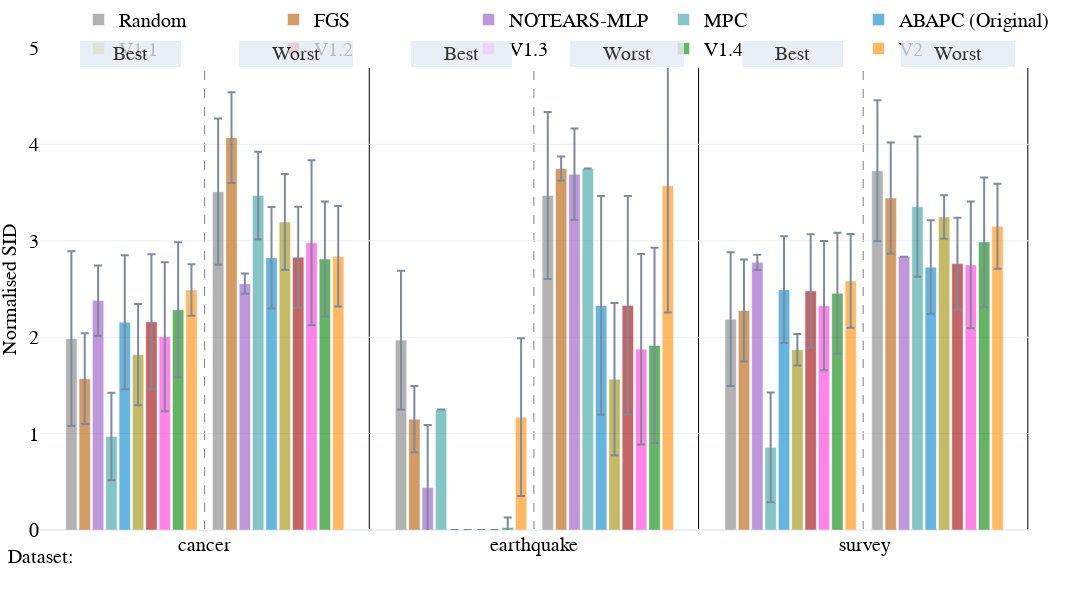

This figure's notebook cell:
### Code cell
double_bar_chart_plotly(v1_bn_plot_data, 
                        names_dict,
                        colors_dict,
                        methods=methods,
                        dist_between_lines=0.1565,
                        lin_space=6,
                        nl_space=6,
                        intra_dis = 0.161,
                        inter_dis = 0.174,
                        start_pos = 0.04,
                            width=1300,
                            height=600,
                            range_y1=(0, 5),
                            range_y2=(0, 5))

### Figure 1 — Plotly figure (JSON) as saved in the notebook; plotly's stock layout.template omitted (floating-point values rounded to 4 significant figures)
{"data": [{"error_y": {"array": [0.9069, 0.719, 0.6939], "type": "data", "visible": true}, "marker": {"color": "grey"}, "name": "Random", "offsetgroup": "0", "opacity": 0.6, "showlegend": true, "type": "bar", "x": ["cancer", "earthquake", "survey"], "y": [1.985, 1.97, 2.187], "yaxis": "y"}, {"error_y": {"array": [0.4712, 0.3426, 0.5288], "type": "data", "visible": true}, "marker": {"color": "#b85c00"}, "name": "FGS", "offsetgroup": "1", "opacity": 0.6, "showlegend": true, "type": "bar", "x": ["cancer", "earthquake", "survey"], "y": [1.57, 1.15, 2.277], "yaxis": "y"}, {"error_y": {"array": [0.3651, 0.6479, 0.07975], "type": "data", "visible": true}, "marker": {"color": "#9454c4"}, "name": "NOTEARS-MLP", "offsetgroup": "2", "opacity": 0.6, "showlegend": true, "type": "bar", "x": ["cancer", "earthquake", "survey"], "y": [2.38, 0.44, 2.777], "yaxis": "y"}, {"error_y": {"array": [0.4536, 0.0, 0.5685], "type": "data", "visible": true}, "marker": {"color": "#379f9f"}, "name": "MPC", "offsetgroup": "3", "opacity": 0.6, "showlegend": true, "type": "bar", "x": ["cancer", "earthquake", "survey"], "y": [0.97, 1.25, 0.8567], "yaxis": "y"}, {"error_y": {"array": [0.696, 0.0, 0.5532], "type": "data", "visible": true}, "marker": {"color": "#0085CA"}, "name": "ABAPC (Original)", "offsetgroup": "4", "opacity": 0.6, "showlegend": true, "type": "bar", "x": ["cancer", "earthquake", "survey"], "y": [2.155, 0.0, 2.493], "yaxis": "y"}, {"error_y": {"array": [0.525, 0.0, 0.1625], "type": "data", "visible": true}, "marker": {"color": "#9F8D00"}, "name": "V1.1", "offsetgroup": "5", "opacity": 0.6, "showlegend": true, "type": "bar", "x": ["cancer", "earthquake", "survey"], "y": [1.82, 0.0, 1.87], "yaxis": "y"}, {"error_y": {"array": [0.6994, 0.0, 0.5887], "type": "data", "visible": true}, "marker": {"color": "#9E0000"}, "name": "V1.2", "offsetgroup": "6", "opacity": 0.6, "showlegend": true, "type": "bar", "x": ["cancer", "earthquake", "survey"], "y": [2.16, 0.0, 2.48], "yaxis": "y"}, {"error_y": {"array": [0.7734, 0.0, 0.67], "type": "data", "visible": true}, "marker": {"color": "#ff34da"}, "name": "V1.3", "offsetgroup": "7", "opacity": 0.6, "showlegend": true, "type": "bar", "x": ["cancer", "earthquake", "survey"], "y": [2.005, 0.0, 2.327], "yaxis": "y"}, {"error_y": {"array": [0.6999, 0.1041, 0.6271], "type": "data", "visible": true}, "marker": {"color": "#008100"}, "name": "V1.4 ", "offsetgroup": "8", "opacity": 0.6, "showlegend": true, "type": "bar", "x": ["cancer", "earthquake", "survey"], "y": [2.285, 0.025, 2.457], "yaxis": "y"}, {"error_y": {"array": [0.2671, 0.8182, 0.4859], "type": "data", "visible": true}, "marker": {"color": "#ff8c00"}, "name": "V2", "offsetgroup": "9", "opacity": 0.6, "showlegend": true, "type": "bar", "x": ["cancer", "earthquake", "survey"], "y": [2.49, 1.17, 2.583], "yaxis": "y"}, {"marker": {"color": "white"}, "name": "", "offsetgroup": "10", "opacity": 1, "showlegend": false, "type": "bar", "x": ["cancer", "earthquake", "survey"], "y": [0.0, 0.0, 0.0]}, {"error_y": {"array": [0.7575, 0.8655, 0.7314], "type": "data", "visible": true}, "marker": {"color": "grey"}, "name": "Random", "offsetgroup": "11", "opacity": 0.6, "showlegend": false, "type": "bar", "x": ["cancer", "earthquake", "survey"], "y": [3.51, 3.47, 3.727], "yaxis": "y2"}, {"error_y": {"array": [0.4712, 0.1237, 0.577], "type": "data", "visible": true}, "marker": {"color": "#b85c00"}, "name": "FGS", "offsetgroup": "12", "opacity": 0.6, "showlegend": false, "type": "bar", "x": ["cancer", "earthquake", "survey"], "y": [4.07, 3.75, 3.443], "yaxis": "y2"}, {"error_y": {"array": [0.1046, 0.4753, 0.0], "type": "data", "visible": true}, "marker": {"color": "#9454c4"}, "name": "NOTEARS-MLP", "offsetgroup": "13", "opacity": 0.6, "showlegend": false, "type": "bar", "x": ["cancer", "earthquake", "survey"], "y": [2.555, 3.69, 2.833], "yaxis": "y2"}, {"error_y": {"array": [0.4536, 0.0, 0.7274], "type": "data", "visible": true}, "marker": {"color": "#379f9f"}, "name": "MPC", "offsetgroup": "14", "opacity": 0.6, "showlegend": false, "type": "bar", "x": ["cancer", "earthquake", "survey"], "y": [3.47, 3.75, 3.353], "yaxis": "y2"}, {"error_y": {"array": [0.5255, 1.136, 0.4853], "type": "data", "visible": true}, "marker": {"color": "#0085CA"}, "name": "ABAPC (Original)", "offsetgroup": "15", "opacity": 0.6, "showlegend": false, "type": "bar", "x": ["cancer", "earthquake", "survey"], "y": [2.825, 2.33, 2.727], "yaxis": "y2"}, {"error_y": {"array": [0.4982, 0.7886, 0.2265], "type": "data", "visible": true}, "marker": {"color": "#9F8D00"}, "name": "V1.1", "offsetgroup": "16", "opacity": 0.6, "showlegend": false, "type": "bar", "x": ["cancer", "earthquake", "survey"], "y": [3.195, 1.565, 3.247], "yaxis": "y2"}, {"error_y": {"array": [0.5235, 1.136, 0.4751], "type": "data", "visible": true}, "marker": {"color": "#9E0000"}, "name": "V1.2", "offsetgroup": "17", "opacity": 0.6, "showlegend": false, "type": "bar", "x": ["cancer", "earthquake", "survey"], "y": [2.83, 2.33, 2.763], "yaxis": "y2"}, {"error_y": {"array": [0.8554, 0.9875, 0.6575], "type": "data", "visible": true}, "marker": {"color": "#ff34da"}, "name": "V1.3", "offsetgroup": "18", "opacity": 0.6, "showlegend": false, "type": "bar", "x": ["cancer", "earthquake", "survey"], "y": [2.98, 1.875, 2.75], "yaxis": "y2"}, {"error_y": {"array": [0.5967, 1.013, 0.6708], "type": "data", "visible": true}, "marker": {"color": "#008100"}, "name": "V1.4 ", "offsetgroup": "19", "opacity": 0.6, "showlegend": false, "type": "bar", "x": ["cancer", "earthquake", "survey"], "y": [2.81, 1.915, 2.987], "yaxis": "y2"}, {"error_y": {"array": [0.5219, 1.314, 0.4406], "type": "data", "visible": true}, "marker": {"color": "#ff8c00"}, "name": "V2", "offsetgroup": "20", "opacity": 0.6, "showlegend": false, "type": "bar", "x": ["cancer", "earthquake", "survey"], "y": [2.84, 3.57, 3.15], "yaxis": "y2"}], "layout": {"annotations": [{"font": {"color": "Black", "family": "Serif", "size": 20}, "showarrow": false, "text": "Dataset:", "x": 0, "xanchor": "center", "xref": "paper", "y": -0.08, "yanchor": "bottom", "yref": "paper"}, {"bgcolor": "#E5ECF6", "bordercolor": "#E5ECF6", "borderwidth": 2, "font": {"color": "black", "size": 20}, "opacity": 0.8, "showarrow": false, "text": "      Best      ", "x": 0.04, "xanchor": "left", "xref": "x domain", "y": 1.015, "yref": "y domain"}, {"bgcolor": "#E5ECF6", "bordercolor": "#E5ECF6", "borderwidth": 2, "font": {"color": "black", "size": 20}, "opacity": 0.8, "showarrow": false, "text": "      Worst      ", "x": 0.201, "xanchor": "left", "xref": "x domain", "y": 1.015, "yref": "y domain"}, {"bgcolor": "#E5ECF6", "bordercolor": "#E5ECF6", "borderwidth": 2, "font": {"color": "black", "size": 20}, "opacity": 0.8, "showarrow": false, "text": "      Best      ", "x": 0.375, "xanchor": "left", "xref": "x domain", "y": 1.015, "yref": "y domain"}, {"bgcolor": "#E5ECF6", "bordercolor": "#E5ECF6", "borderwidth": 2, "font": {"color": "black", "size": 20}, "opacity": 0.8, "showarrow": false, "text": "      Worst      ", "x": 0.536, "xanchor": "left", "xref": "x domain", "y": 1.015, "yref": "y domain"}, {"bgcolor": "#E5ECF6", "bordercolor": "#E5ECF6", "borderwidth": 2, "font": {"color": "black", "size": 20}, "opacity": 0.8, "showarrow": false, "text": "      Best      ", "x": 0.71, "xanchor": "left", "xref": "x domain", "y": 1.015, "yref": "y domain"}, {"bgcolor": "#E5ECF6", "bordercolor": "#E5ECF6", "borderwidth": 2, "font": {"color": "black", "size": 20}, "opacity": 0.8, "showarrow": false, "text": "      Worst      ", "x": 0.871, "xanchor": "left", "xref": "x domain", "y": 1.015, "yref": "y domain"}], "bargap": 0.15, "bargroupgap": 0.15, "barmode": "group", "font": {"color": "black", "family": "Serif", "size": 20}, "height": 600, "hovermode": "x unified", "legend": {"orientation": "h", "x": 0.5, "xanchor": "center", "y": 1.1, "yanchor": "top"}, "margin": {"b": 70, "l": 40, "r": 0, "t": 20}, "shapes": [{"layer": "below", "line": {"color": "grey", "dash": "dash", "width": 1}, "type": "line", "x0": 0.1565, "x1": 0.1565, "xref": "paper", "y0": 0, "y1": 1, "yref": "paper"}, {"layer": "below", "line": {"color": "black", "dash": "solid", "width": 1}, "type": "line", "x0": 0.313, "x1": 0.313, "xref": "paper", "y0": 0, "y1": 1, "yref": "paper"}, {"layer": "below", "line": {"color": "grey", "dash": "dash", "width": 1}, "type": "line", "x0": 0.4695, "x1": 0.4695, "xref": "paper", "y0": 0, "y1": 1, "yref": "paper"}, {"layer": "below", "line": {"color": "black", "dash": "solid", "width": 1}, "type": "line", "x0": 0.626, "x1": 0.626, "xref": "paper", "y0": 0, "y1": 1, "yref": "paper"}, {"layer": "below", "line": {"color": "grey", "dash": "dash", "width": 1}, "type": "line", "x0": 0.7825, "x1": 0.7825, "xref": "paper", "y0": 0, "y1": 1, "yref": "paper"}, {"layer": "below", "line": {"color": "black", "dash": "solid", "width": 1}, "type": "line", "x0": 0.939, "x1": 0.939, "xref": "paper", "y0": 0, "y1": 1, "yref": "paper"}], "width": 1300, "xaxis": {"anchor": "y", "domain": [0, 0.94]}, "yaxis": {"anchor": "x", "domain": [0, 1], "range": [0, 5], "title": {"font": {"size": 20}, "text": "Normalised SID"}}, "yaxis2": {"anchor": "x", "overlaying": "y", "range": [0, 5], "scaleanchor": 0, "showgrid": false, "showline": false, "showticklabels": false, "side": "right", "title": {"font": {"size": 20}, "text": ""}, "zeroline": true}}}
